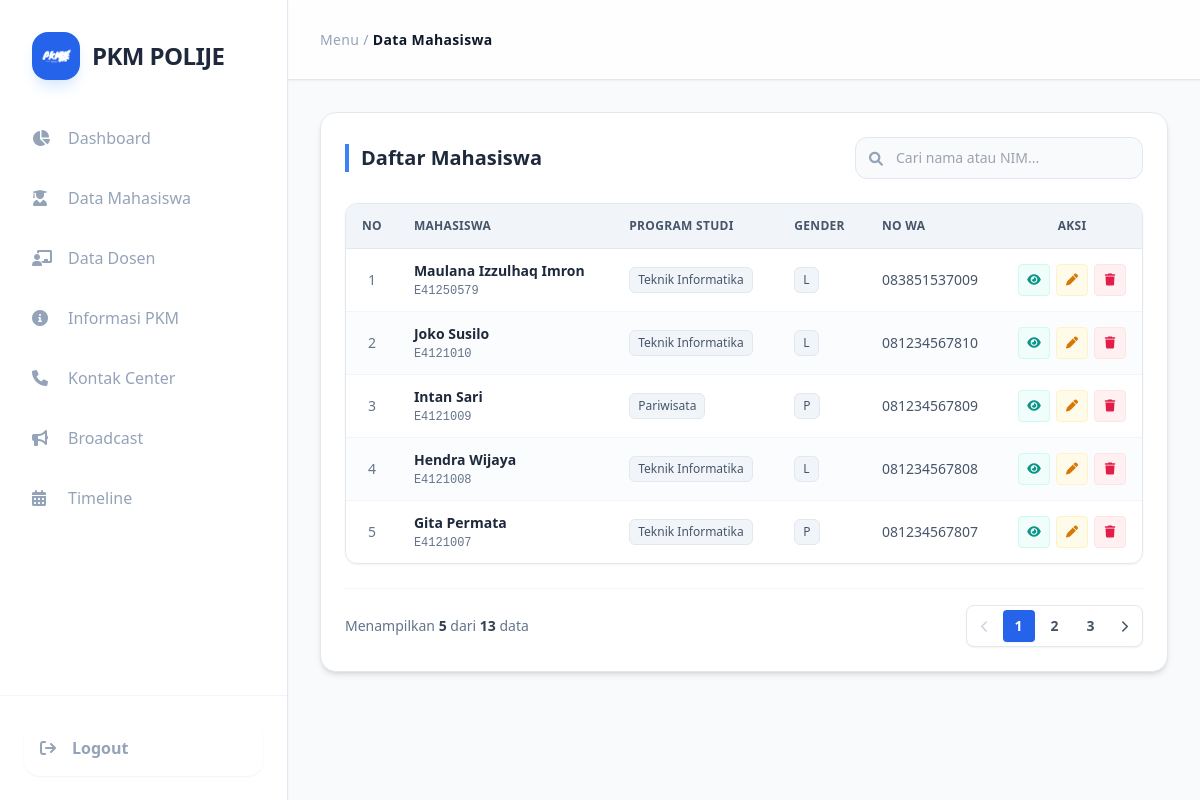
The page /admin_panel/data_mahasiswa.php (signed in) on the database as committed earlier.
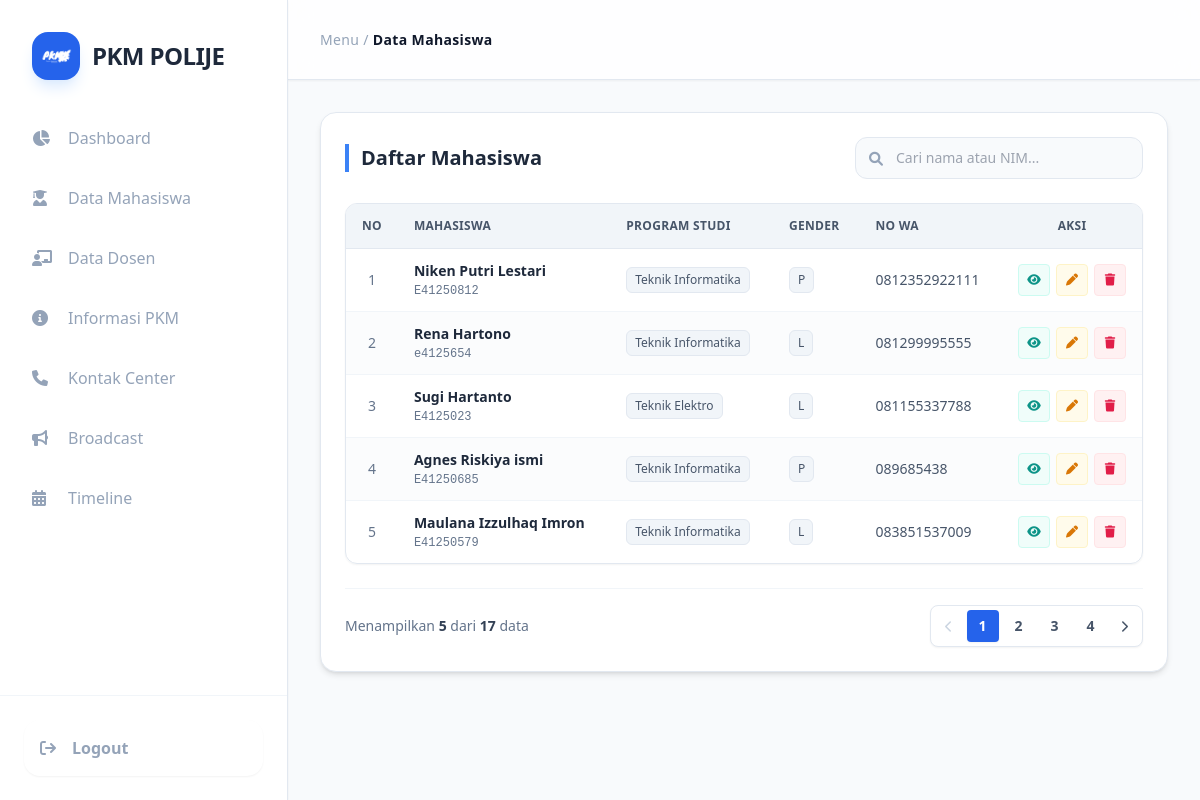
The same page on the database as committed later.
### tables this page shows
CREATE TABLE `user_mahasiswa` (
  `id` int NOT NULL,
  `nama_lengkap` varchar(100) NOT NULL,
  `nim` varchar(20) NOT NULL,
  `email_polije` varchar(100) NOT NULL,
  `no_whatsapp` varchar(20) NOT NULL,
  `gender` enum('L','P') NOT NULL,
  `jurusan` enum('PP','TP','PETERNAKAN','MNA','TI','BKP','KESEHATAN','TEKNIK','BISNIS') NOT NULL,
  `program_studi` varchar(100) NOT NULL,
  `angkatan` year NOT NULL,
  `password` varchar(255) NOT NULL,
  `khs_image` varchar(255) DEFAULT NULL,
  `created_at` timestamp NULL DEFAULT CURRENT_TIMESTAMP
);

### admin_panel/data_mahasiswa.php (the view, shortened to what the changed rows need)
<?php
include '../koneksi/koneksi.php';
$batas = 5;
$halaman = isset($_GET['halaman']) ? (int)$_GET['halaman'] : 1;
$halaman_awal = ($halaman > 1) ? ($halaman * $batas) - $batas : 0;
try {
    $query_total = $pdo->query("SELECT COUNT(*) FROM user_mahasiswa");
    $total_data = $query_total->fetchColumn();
    $total_halaman = ceil($total_data / $batas);
    $query = "SELECT * FROM user_mahasiswa ORDER BY id DESC LIMIT :start, :limit";
    $stmt = $pdo->prepare($query);
    $stmt->bindValue(':start', (int) $halaman_awal, PDO::PARAM_INT);
    $stmt->bindValue(':limit', (int) $batas, PDO::PARAM_INT);
    $stmt->execute();
    $mahasiswa_list = $stmt->fetchAll();
    $prev = $halaman - 1;
    $next = $halaman + 1;
} catch (PDOException $e) {
    die("Gagal mengambil data: " . $e->getMessage());
}
?>
<!DOCTYPE html>
<html lang="en">
<head>
    <script src="https://cdn.tailwindcss.com"></script>
    <link href="https://cdnjs.cloudflare.com/ajax/libs/font-awesome/6.0.0/css/all.min.css" rel="stylesheet">
</head>
<body class="bg-slate-50 font-sans text-slate-700 overflow-hidden">
    <div class="flex h-screen w-full">
        <aside class="w-72 bg-white border-r border-slate-200 flex flex-col flex-shrink-0 z-40 shadow-sm">
            <div class="p-8">
                <div class="flex items-center gap-3 group cursor-pointer">
                    <h1 class="text-2xl font-bold text-slate-800 tracking-tight">PKM POLIJE</h1>
                </div>
            </div>
        </aside>
        <div class="flex-1 flex flex-col h-screen overflow-hidden bg-slate-50">
            <main class="flex-1 p-6 md:p-8 overflow-y-auto">
            <div class="bg-white p-6 rounded-2xl border border-slate-200 shadow-md animate-fade-up w-full max-w-6xl mx-auto">
        <div class="flex flex-col md:flex-row justify-between items-center mb-6 gap-4">
            <h2 class="text-xl font-bold text-slate-800 border-l-4 border-blue-500 pl-3">Daftar Mahasiswa</h2>
        </div>
        <div class="rounded-xl border border-slate-200 mb-6 overflow-hidden shadow-sm">
            <table class="w-full text-left text-sm">
                <thead class="bg-slate-100 text-slate-600 text-xs uppercase font-bold tracking-wide border-b border-slate-200">
                    <tr>
                        <th class="px-4 py-3.5 text-center w-12">No</th>
                        <th class="px-4 py-3.5">Mahasiswa</th>
                        <th class="px-4 py-3.5">Program Studi</th>
                        <th class="px-4 py-3.5">Gender</th>
                        <th class="px-4 py-3.5">No WA</th>
                        <th class="px-4 py-3.5 text-center w-28">Aksi</th>
                    </tr>
                </thead>
                <tbody class="divide-y divide-slate-100">
                    <?php
                    $no = $halaman_awal + 1;
                    if (count($mahasiswa_list) > 0):
                        foreach ($mahasiswa_list as $row):
                    ?>
                    <tr class="hover:bg-blue-50/40 transition-colors duration-200 even:bg-slate-50/60">
                        <td class="px-4 py-3 text-center text-slate-500 font-medium"><?php echo $no++; ?></td>
                        <td class="px-4 py-3">
                            <div class="font-bold text-slate-800"><?php echo htmlspecialchars($row['nama_lengkap']); ?></div>
                            <div class="text-xs text-slate-500 font-mono mt-0.5"><?php echo htmlspecialchars($row['nim']); ?></div>
                        </td>
                        <td class="px-4 py-3 text-slate-600">
                            <span class="inline-flex items-center px-2 py-1 rounded-md bg-slate-100 border border-slate-200 text-xs font-medium">
                                <?php echo htmlspecialchars($row['program_studi']); ?>
                            </span>
                        </td>
                        <td class="px-4 py-3 text-slate-600">
                            <span class="inline-flex items-center px-2 py-1 rounded-md bg-slate-100 border border-slate-200 text-xs font-medium">
                                <?php echo htmlspecialchars($row['gender']); ?>
                            </span>
                        </td>
                        <td class="px-4 py-3 text-slate-600"><?php echo htmlspecialchars($row['no_whatsapp']); ?></td>
                        <td class="px-4 py-3">
                            <div class="flex items-center justify-center gap-1.5">
                                <a href="../detail_riwayat/detail_mahasiswa.php?id=<?php echo $row['id']; ?>"
                                    class="w-8 h-8 rounded bg-teal-50 text-teal-600 hover:bg-teal-500 hover:text-white flex items-center justify-center transition-all border border-teal-100"
                                    title="Detail">
                                        <i class="fa-solid fa-eye text-xs"></i>
                                    </a>
                                <a href="../edit/edit_mahasiswa.php?id=<?php echo $row['id']; ?>"
                                        class="w-8 h-8 rounded bg-amber-50 text-amber-600 hover:bg-amber-500 hover:text-white flex items-center justify-center transition-all border border-amber-100"
                                        title="Edit">
                                            <i class="fa-solid fa-pen text-xs"></i>
                                        </a>
                                <a href="../proses_hapus/hapus_data_mahasiswa.php?id=<?php echo $row['id']; ?>"
                                    onclick="return confirm('Apakah Anda yakin ingin menghapus data mahasiswa ini?')"
                                    class="w-8 h-8 rounded bg-rose-50 text-rose-600 hover:bg-rose-500 hover:text-white flex items-center justify-center transition-all border border-rose-100"
                                    title="Hapus">
                                        <i class="fa-solid fa-trash text-xs"></i>
                                    </a>
                            </div>
                        </td>
                    </tr>
                    <?php
                        endforeach;
                    else:
                    ?>
                    <tr>
                        <td colspan="5" class="px-4 py-10 text-center text-slate-400 italic">Belum ada data mahasiswa terdaftar.</td>
                    </tr>
                    <?php endif; ?>
                </tbody>
            </table>
        </div>
        <div class="flex flex-col md:flex-row justify-between items-center gap-4 text-sm text-slate-500 border-t border-slate-100 pt-4">
            <div>
                Menampilkan <span class="font-bold text-slate-700"><?php echo count($mahasiswa_list); ?></span>
                dari <span class="font-bold text-slate-700"><?php echo $total_data; ?></span> data
            </div>
            <div class="flex items-center gap-1 bg-white p-1 rounded-lg border border-slate-200 shadow-sm">
                <a href="?halaman=<?php echo ($halaman > 1) ? $prev : 1; ?>"
                class="px-2.5 py-1.5 rounded hover:bg-slate-100 <?php echo ($halaman <= 1) ? 'text-slate-300 pointer-events-none' : 'text-slate-600'; ?>">
                    <i class="fa-solid fa-chevron-left text-xs"></i>
                </a>
                <?php for($x=1; $x<=$total_halaman; $x++): ?>
                    <a href="?halaman=<?php echo $x; ?>"
                    class="w-8 h-8 flex items-center justify-center rounded font-bold transition-all <?php echo ($halaman == $x) ? 'bg-blue-600 text-white shadow-sm' : 'hover:bg-slate-100 text-slate-600'; ?>">
                        <?php echo $x; ?>
                    </a>
                <?php endfor; ?>
                <a href="?halaman=<?php echo ($halaman < $total_halaman) ? $next : $total_halaman; ?>"
                class="px-2.5 py-1.5 rounded hover:bg-slate-100 <?php echo ($halaman >= $total_halaman) ? 'text-slate-300 pointer-events-none' : 'text-slate-600'; ?>">
                    <i class="fa-solid fa-chevron-right text-xs"></i>
                </a>
            </div>
        </div>
    </div>
</main>
        </div>
    </div>
</body>
</html>

Rows that differ between the two databases and show on the page:
no longer on this page (row unchanged): user_mahasiswa: nama_lengkap "Joko Susilo", nim "E4121010", program_studi "Teknik Informatika", gender "L", no_whatsapp "081234567810"
no longer on this page (row unchanged): user_mahasiswa: nama_lengkap "Intan Sari", nim "E4121009", program_studi "Pariwisata", gender "P", no_whatsapp "081234567809"
no longer on this page (row unchanged): user_mahasiswa: nama_lengkap "Hendra Wijaya", nim "E4121008", program_studi "Teknik Informatika", gender "L", no_whatsapp "081234567808"
no longer on this page (row unchanged): user_mahasiswa: nama_lengkap "Gita Permata", nim "E4121007", program_studi "Teknik Informatika", gender "P", no_whatsapp "081234567807"
added user_mahasiswa: nama_lengkap "Niken Putri Lestari", nim "E41250812", program_studi "Teknik Informatika", gender "P", no_whatsapp "0812352922111"
added user_mahasiswa: nama_lengkap "Rena Hartono", nim "e4125654", program_studi "Teknik Informatika", gender "L", no_whatsapp "081299995555"
added user_mahasiswa: nama_lengkap "Sugi Hartanto", nim "E4125023", program_studi "Teknik Elektro", gender "L", no_whatsapp "081155337788"
added user_mahasiswa: nama_lengkap "Agnes Riskiya ismi", nim "E41250685", program_studi "Teknik Informatika", gender "P", no_whatsapp "089685438"
Other text that changed with them:
$total_data: "13" → "17"
new list line: "4"
